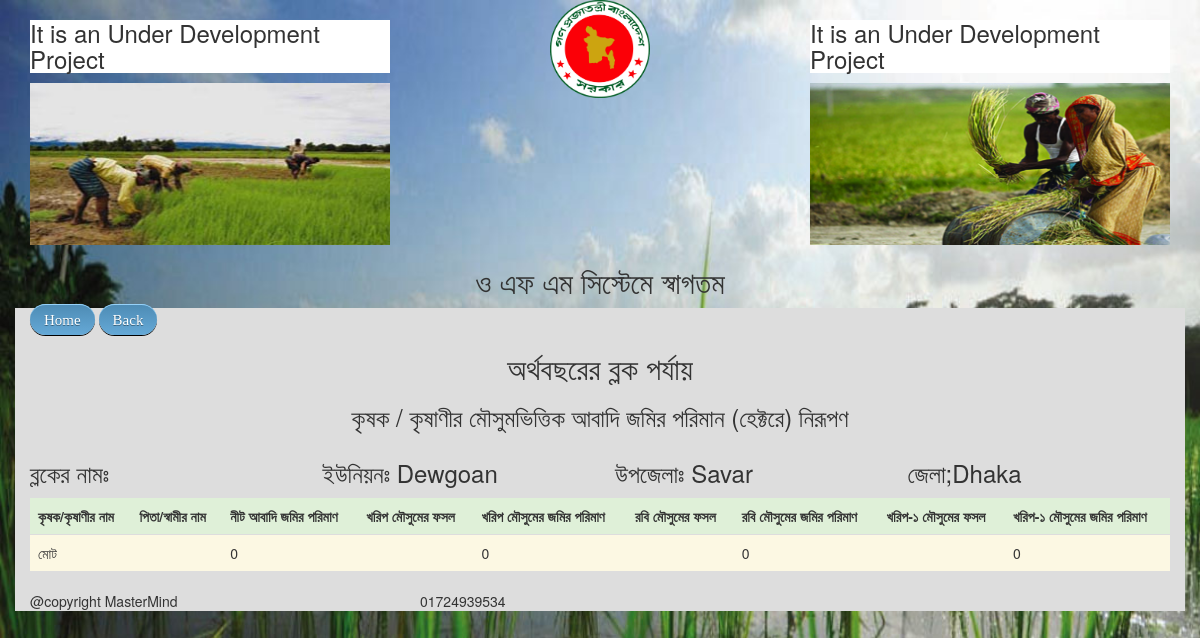
The page /sheet1_view.php (signed in) on the database its author committed.
### tables this page shows
CREATE TABLE IF NOT EXISTS `union` (
  `id` int(13) NOT NULL AUTO_INCREMENT,
  `name` text NOT NULL,
  `subdist_id` int(13) NOT NULL,
  PRIMARY KEY (`id`)
);

CREATE TABLE IF NOT EXISTS `subdistrict` (
  `id` int(13) NOT NULL AUTO_INCREMENT,
  `name` text NOT NULL,
  `dist_id` int(13) NOT NULL,
  PRIMARY KEY (`id`)
);

CREATE TABLE IF NOT EXISTS `district` (
  `id` int(13) NOT NULL AUTO_INCREMENT,
  `name` text NOT NULL,
  PRIMARY KEY (`id`)
);

### right_control.php (called while the page is built, shortened)
<?php
if (isset($_SESSION['id'])) {
    $id = $_SESSION['id'];
} else {
    $_SESSION['error_msg'] = "You Need to login first to use this application ";
    header("location:index.php");
}
?>

### report/sheet1_view.php (the view, shortened to what this page needs)
<?php
$query = mysql_query("SELECT * FROM user WHERE id= $id");
while ($row = mysql_fetch_array($query)) {
    $dist_id = $row['district'];
    $subdist_id = $row['subdistrict'];
    $union_id = $row['union_loc'];
}
$query = mysql_query("SELECT name FROM district WHERE id='" . $dist_id . "'");
if ($query) {
    $row = mysql_fetch_array($query);
    $district = $row['name'];
}
$query = mysql_query("SELECT name FROM subdistrict WHERE id='" . $subdist_id . "'");
if ($query) {
    $row = mysql_fetch_array($query);
    $subdistrict = $row['name'];
}
$query = mysql_query("SELECT name FROM `union` WHERE `id` ='" . $union_id . "'");
if ($query) {
    $row = mysql_fetch_array($query);
    $union = $row['name'];
}
?>
<div class="row">
    <div class="col-md-12">
        <div class="center-align">
            <?php echo"<h2>" . $_SESSION['ecoyear'] . " অর্থবছরের ব্লক পর্যায় </h2>" ?>
            <h3>কৃষক / কৃষাণীর মৌসুমভিত্তিক আবাদি জমির পরিমান (হেক্টরে) নিরূপণ</h3>
        </div>
    </div>
</div>
<div class="row">
    <div class="col-md-3">
        <?php echo '<h3>ব্লকের নামঃ ' . $_SESSION['block'] . "</h3>"; ?>
    </div>
    <div class="col-md-3">
        <?php echo '<h3> ইউনিয়নঃ ' . $union . "</h3>"; ?>
    </div>
    <div class="col-md-3">
        <?php echo '<h3> উপজেলাঃ ' . $subdistrict . "</h3>"; ?>
    </div>
    <div class="col-md-3">
        <?php echo '<h3> জেলা;' . $district . "</h3>"; ?>
    </div>
</div>
<div class="row">
    <div class="col-md-12">
        <table class="table table-responsive table-hover">
            <tr class="success">
                <th>কৃষক/কৃষাণীর নাম</th>
                <th>পিতা/স্বামীর নাম</th>
                <th>নীট আবাদি জমির পরিমাণ</th>
                <th>খরিপ মৌসুমের ফসল</th>
                <th>খরিপ মৌসুমের জমির পরিমাণ</th>
                <th>রবি মৌসুমের ফসল</th>
                <th>রবি মৌসুমের জমির পরিমাণ</th>
                <th>খরিপ-১ মৌসুমের ফসল</th>
                <th>খরিপ-১ মৌসুমের জমির পরিমাণ</th>
            </tr>
            <?php
            $land = 0;
            $amm1 = 0;
            $amm2 = 0;
            $amm3 = 0;
            Echo"<tr class='warning'>";
            Echo "<td>মোট</td> ";
            Echo "<td></td> ";
            Echo "<td>" . $land . "</td> ";
            Echo "<td></td> ";
            Echo "<td>" . $amm1 . "</td> ";
            Echo "<td></td> ";
            Echo "<td>" . $amm2 . "</td> ";
            Echo "<td></td> ";
            Echo "<td>" . $amm3 . "</td> ";
            ?>
        </table>
    </div>
</div>

### css/custom.css (style rules this page uses)
body { background: url('../img/background.jpg')no-repeat; background-attachment: fixed; background-size: cover; }
.center-align { text-align: center; }

### rows shown on the page
union: name "Dewgoan"
subdistrict: name "Savar"
district: name "Dhaka"

### other values the page prints
$land "0"
$amm1 "0"
$amm2 "0"
$amm3 "0"
